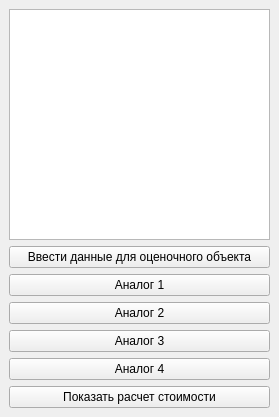
<?xml version="1.0" encoding="UTF-8"?>
<ui version="4.0">
 <class>MainWindow</class>
 <widget class="QMainWindow" name="MainWindow">
  <property name="geometry">
   <rect>
    <x>0</x>
    <y>0</y>
    <width>279</width>
    <height>417</height>
   </rect>
  </property>
  <property name="windowTitle">
   <string>MainWindow</string>
  </property>
  <widget class="QWidget" name="centralwidget">
   <layout class="QGridLayout" name="gridLayout">
    <item row="0" column="0">
     <widget class="QTextBrowser" name="textBrowser"/>
    </item>
    <item row="1" column="0">
     <layout class="QVBoxLayout" name="verticalLayout">
      <item>
       <widget class="QPushButton" name="pushButton">
        <property name="text">
         <string>Ввести данные для оценочного объекта</string>
        </property>
       </widget>
      </item>
      <item>
       <widget class="QPushButton" name="pushButton_2">
        <property name="text">
         <string>Аналог 1</string>
        </property>
       </widget>
      </item>
      <item>
       <widget class="QPushButton" name="pushButton_3">
        <property name="text">
         <string>Аналог 2</string>
        </property>
       </widget>
      </item>
      <item>
       <widget class="QPushButton" name="pushButton_4">
        <property name="text">
         <string>Аналог 3</string>
        </property>
       </widget>
      </item>
      <item>
       <widget class="QPushButton" name="pushButton_5">
        <property name="text">
         <string>Аналог 4</string>
        </property>
       </widget>
      </item>
      <item>
       <widget class="QPushButton" name="pushButton_6">
        <property name="text">
         <string>Показать расчет стоимости</string>
        </property>
       </widget>
      </item>
     </layout>
    </item>
   </layout>
  </widget>
  <widget class="QMenuBar" name="menubar">
   <property name="geometry">
    <rect>
     <x>0</x>
     <y>0</y>
     <width>279</width>
     <height>25</height>
    </rect>
   </property>
  </widget>
 </widget>
 <resources/>
 <connections/>
</ui>
